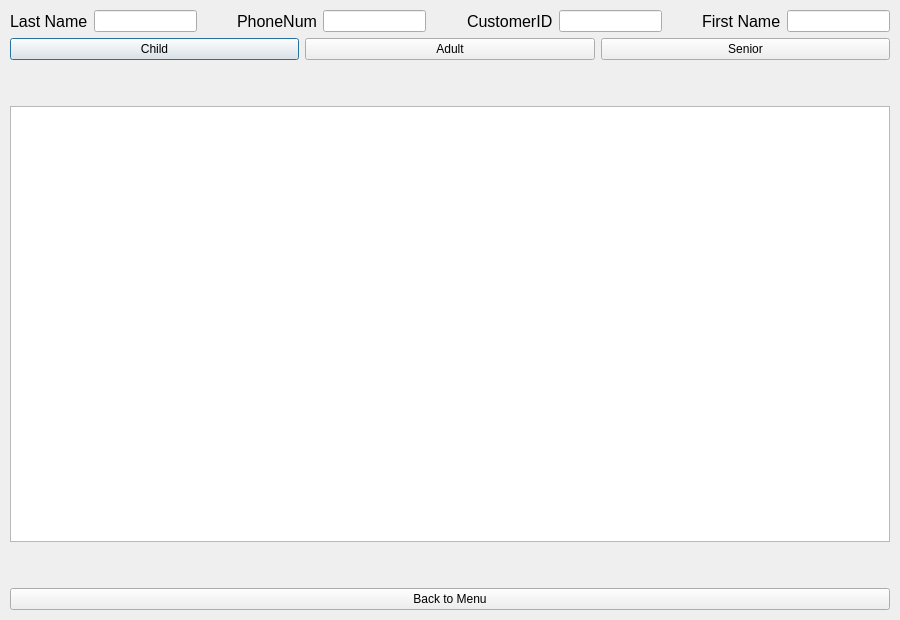
<?xml version="1.0" encoding="UTF-8"?>
<ui version="4.0">
 <class>Dialog</class>
 <widget class="QDialog" name="Dialog">
  <property name="geometry">
   <rect>
    <x>0</x>
    <y>0</y>
    <width>900</width>
    <height>620</height>
   </rect>
  </property>
  <property name="windowTitle">
   <string>Dialog</string>
  </property>
  <widget class="QWidget" name="layoutWidget">
   <property name="geometry">
    <rect>
     <x>10</x>
     <y>10</y>
     <width>880</width>
     <height>600</height>
    </rect>
   </property>
   <layout class="QVBoxLayout" name="verticalLayout_3">
    <item>
     <layout class="QVBoxLayout" name="verticalLayout_2">
      <item>
       <layout class="QVBoxLayout" name="verticalLayout">
        <item>
         <widget class="QSplitter" name="splitter">
          <property name="orientation">
           <enum>Qt::Horizontal</enum>
          </property>
          <widget class="QWidget" name="layoutWidget">
           <layout class="QHBoxLayout" name="horizontalLayout_5">
            <item>
             <layout class="QHBoxLayout" name="horizontalLayout_2">
              <item>
               <widget class="QLabel" name="label_2">
                <property name="font">
                 <font>
                  <pointsize>12</pointsize>
                 </font>
                </property>
                <property name="text">
                 <string>Last Name</string>
                </property>
               </widget>
              </item>
              <item>
               <widget class="QLineEdit" name="lineEdit_2"/>
              </item>
             </layout>
            </item>
            <item>
             <spacer name="horizontalSpacer">
              <property name="orientation">
               <enum>Qt::Horizontal</enum>
              </property>
              <property name="sizeHint" stdset="0">
               <size>
                <width>40</width>
                <height>20</height>
               </size>
              </property>
             </spacer>
            </item>
            <item>
             <layout class="QHBoxLayout" name="horizontalLayout_4">
              <item>
               <widget class="QLabel" name="label_4">
                <property name="font">
                 <font>
                  <pointsize>12</pointsize>
                 </font>
                </property>
                <property name="text">
                 <string>PhoneNum</string>
                </property>
               </widget>
              </item>
              <item>
               <widget class="QLineEdit" name="lineEdit_4"/>
              </item>
             </layout>
            </item>
            <item>
             <spacer name="horizontalSpacer_2">
              <property name="orientation">
               <enum>Qt::Horizontal</enum>
              </property>
              <property name="sizeHint" stdset="0">
               <size>
                <width>40</width>
                <height>20</height>
               </size>
              </property>
             </spacer>
            </item>
            <item>
             <layout class="QHBoxLayout" name="horizontalLayout">
              <item>
               <widget class="QLabel" name="label">
                <property name="font">
                 <font>
                  <pointsize>12</pointsize>
                 </font>
                </property>
                <property name="text">
                 <string>CustomerID</string>
                </property>
               </widget>
              </item>
              <item>
               <widget class="QLineEdit" name="lineEdit"/>
              </item>
             </layout>
            </item>
            <item>
             <spacer name="horizontalSpacer_3">
              <property name="orientation">
               <enum>Qt::Horizontal</enum>
              </property>
              <property name="sizeHint" stdset="0">
               <size>
                <width>40</width>
                <height>20</height>
               </size>
              </property>
             </spacer>
            </item>
            <item>
             <layout class="QHBoxLayout" name="horizontalLayout_3">
              <item>
               <widget class="QLabel" name="label_3">
                <property name="font">
                 <font>
                  <pointsize>12</pointsize>
                 </font>
                </property>
                <property name="text">
                 <string>First Name</string>
                </property>
               </widget>
              </item>
              <item>
               <widget class="QLineEdit" name="lineEdit_3"/>
              </item>
             </layout>
            </item>
           </layout>
          </widget>
         </widget>
        </item>
        <item>
         <layout class="QHBoxLayout" name="horizontalLayout_6">
          <item>
           <widget class="QPushButton" name="pushButton">
            <property name="sizePolicy">
             <sizepolicy hsizetype="Minimum" vsizetype="Preferred">
              <horstretch>0</horstretch>
              <verstretch>0</verstretch>
             </sizepolicy>
            </property>
            <property name="text">
             <string>Child</string>
            </property>
            <property name="flat">
             <bool>false</bool>
            </property>
           </widget>
          </item>
          <item>
           <widget class="QPushButton" name="pushButton_2">
            <property name="sizePolicy">
             <sizepolicy hsizetype="Minimum" vsizetype="Preferred">
              <horstretch>0</horstretch>
              <verstretch>0</verstretch>
             </sizepolicy>
            </property>
            <property name="text">
             <string>Adult</string>
            </property>
            <property name="flat">
             <bool>false</bool>
            </property>
           </widget>
          </item>
          <item>
           <widget class="QPushButton" name="pushButton_3">
            <property name="sizePolicy">
             <sizepolicy hsizetype="Minimum" vsizetype="Preferred">
              <horstretch>0</horstretch>
              <verstretch>0</verstretch>
             </sizepolicy>
            </property>
            <property name="text">
             <string>Senior</string>
            </property>
            <property name="flat">
             <bool>false</bool>
            </property>
           </widget>
          </item>
         </layout>
        </item>
       </layout>
      </item>
      <item>
       <spacer name="verticalSpacer">
        <property name="orientation">
         <enum>Qt::Vertical</enum>
        </property>
        <property name="sizeType">
         <enum>QSizePolicy::Minimum</enum>
        </property>
        <property name="sizeHint" stdset="0">
         <size>
          <width>20</width>
          <height>40</height>
         </size>
        </property>
       </spacer>
      </item>
      <item>
       <widget class="QTableWidget" name="tableWidget">
        <property name="sizePolicy">
         <sizepolicy hsizetype="Expanding" vsizetype="Expanding">
          <horstretch>0</horstretch>
          <verstretch>0</verstretch>
         </sizepolicy>
        </property>
       </widget>
      </item>
     </layout>
    </item>
    <item>
     <spacer name="verticalSpacer_2">
      <property name="orientation">
       <enum>Qt::Vertical</enum>
      </property>
      <property name="sizeType">
       <enum>QSizePolicy::Minimum</enum>
      </property>
      <property name="sizeHint" stdset="0">
       <size>
        <width>20</width>
        <height>40</height>
       </size>
      </property>
     </spacer>
    </item>
    <item>
     <widget class="QPushButton" name="pushButton_4">
      <property name="sizePolicy">
       <sizepolicy hsizetype="Minimum" vsizetype="Maximum">
        <horstretch>0</horstretch>
        <verstretch>0</verstretch>
       </sizepolicy>
      </property>
      <property name="text">
       <string>Back to Menu</string>
      </property>
      <property name="flat">
       <bool>false</bool>
      </property>
     </widget>
    </item>
   </layout>
  </widget>
 </widget>
 <resources/>
 <connections/>
</ui>
